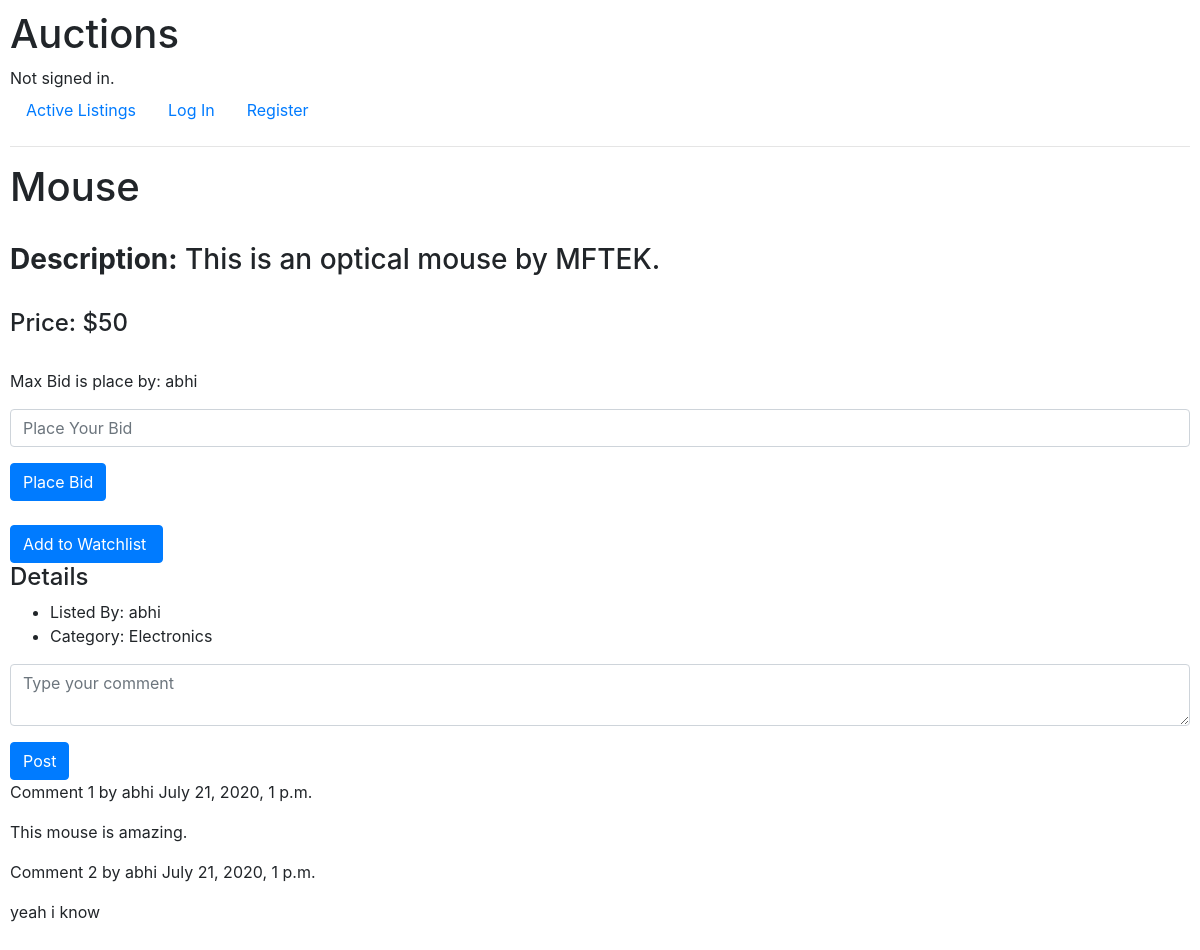
Screenshot of /listings/3 with the database file from the repository.
### auctions/models.py (models this page shows, shortened)
class Listings(models.Model):
    id_no = models.AutoField(primary_key=True)
    item_name = models.CharField(max_length=64)
    description = models.TextField(max_length=64)
    item_price = models.IntegerField()
    listed_by = models.CharField(max_length=64)
    category = models.CharField(max_length=20)
    date_added = models.DateTimeField()
    watchlist = models.BooleanField(default=False)
    image = models.ImageField()

class Bids(models.Model):
    id_no = models.AutoField(primary_key=True)
    person_name = models.CharField(max_length=64)
    listing_id = models.ForeignKey(Listings, on_delete=models.CASCADE,related_name="bids")
    amount = models.IntegerField()
    class Meta:
        verbose_name_plural = 'Bids'

class Comment(models.Model):
    post = models.ForeignKey(Listings,
                             on_delete=models.CASCADE,
                             related_name='comments')
    name = models.CharField(max_length=80)
    body = models.TextField()
    created = models.DateTimeField(auto_now_add=True)

### auctions/views.py (the view, shortened to what this page needs)
# urls.py: path("listings/<int:id>",views.listings,name="listings"),
def listings(request, id):
    args = Bids.objects.all()
    max_bid = args.order_by("-amount").first()
    listing = Listings.objects.get(pk=id)
    comments = Comment.objects.filter(post=listing).all()
    return render(request, "auctions/listings.html", {
        "listings" : listing,
        "max_bid" : max_bid,
        "comments": comments
    })

### auctions/templates/auctions/listings.html (shortened to what this page needs)
{% extends 'auctions/layout.html' %}
{% block body %}
    <h1>{{listings.item_name}}</h1><br>
    <h3><strong>Description:</strong> {{listings.description}}</h3><br>
    <h4>Price: ${{listings.item_price}}</h4>
    <br>
    <div>
        <p>Max Bid is place by: {{max_bid.person_name}}</p>
    </div>
    {% if listings.listed_by != user.username %}
    <div class="biding">
        <form action="{% url 'listings' listings.id_no %}" method="post">
            <div class="form-group">
                <input autofocus class="form-control" min = "{{max_bid.amount}}" type="number" name="bid_value" placeholder="Place Your Bid">
            </div>
            <input class="btn btn-primary" name="place-bid" type="submit" value="Place Bid">
        </form>
    </div>
    {% endif %}
    <br>
    <div class="watchlist">
        {% if listings.watchlist %}
        <a href="{% url 'alter-watchlist' listings.id_no %}" class="btn btn-primary btn-md my-0 p">
            Remove from watchlist
            <i class="fas fa-shopping-cart ml-1"></i>
        </a>
        {% else %}
        <a href="{% url 'alter-watchlist' listings.id_no %}" class="btn btn-primary btn-md my-0 p">
            Add to Watchlist
        </a>
        {% endif %}
    </div>
    <h4>Details</h4>
    <ul>
        <li>Listed By: {{listings.listed_by}}</li>
        <li>Category: {{listings.category}}</li>
    </ul>
    <div class="comment">
        <form action="{% url 'listings' listings.id_no %}" method="post">
            <div class="form-group">
                <textarea autofocus class="form-control"  name="comment" placeholder="Type your comment"></textarea>
            </div>
            <input class="btn btn-primary" name="post-comment" type="submit" value="Post">
        </form>
    </div>
    <div class="comments">
        {% for comment in comments %}
            <div class="comment">
                <p class="info">
                Comment {{ forloop.counter }} by {{ comment.name }}
                {{ comment.created }}
                </p>
                {{ comment.body|linebreaks }}
            </div>
            {% empty %}
            <p>There are no comments yet.</p>
        {% endfor %}
    </div>
{% endblock %}

### auctions/static/auctions/styles.css (style rules this page uses)
body { padding: 10px; }

### rows the page displays
Listings: item_name "Mouse", description "This is an optical mouse by MFTEK.", item_price "50", listed_by "abhi", category "Electronics"
Bids: person_name "abhi"
Comment: name "abhi", created "July 21, 2020, 1 p.m.", body "This mouse is amazing."
Comment: name "abhi", created "July 21, 2020, 1 p.m.", body "yeah i know"
